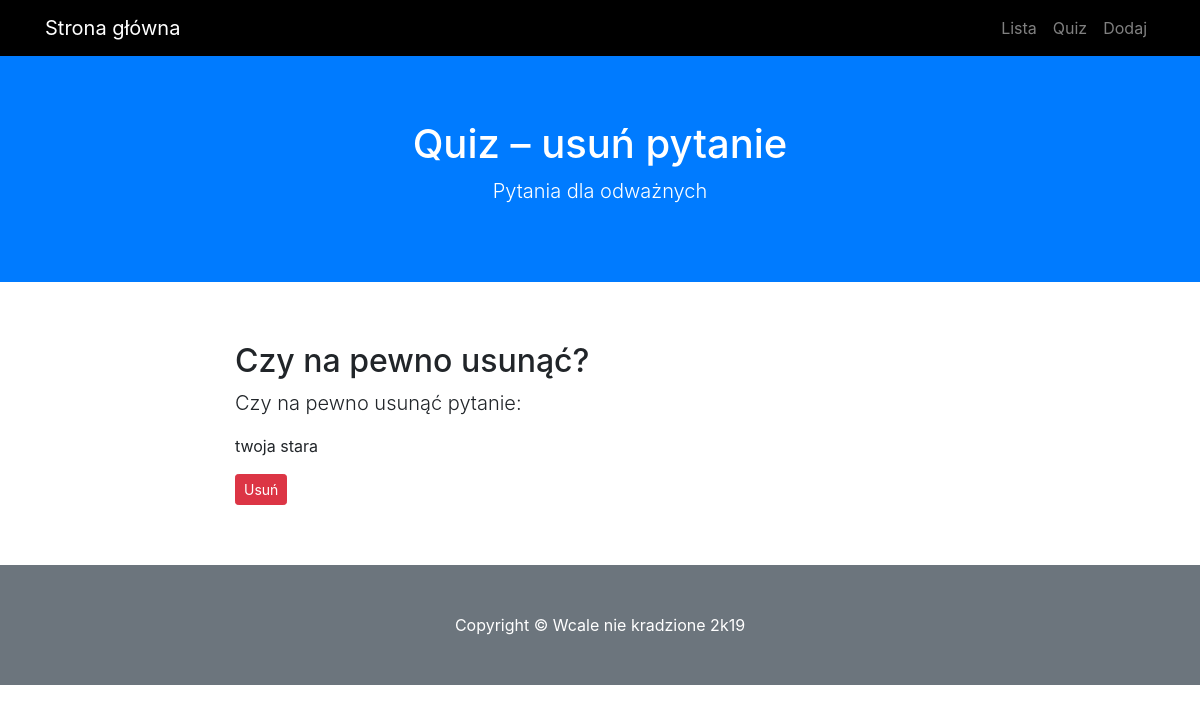
Before: /usun/5 with the older database file.
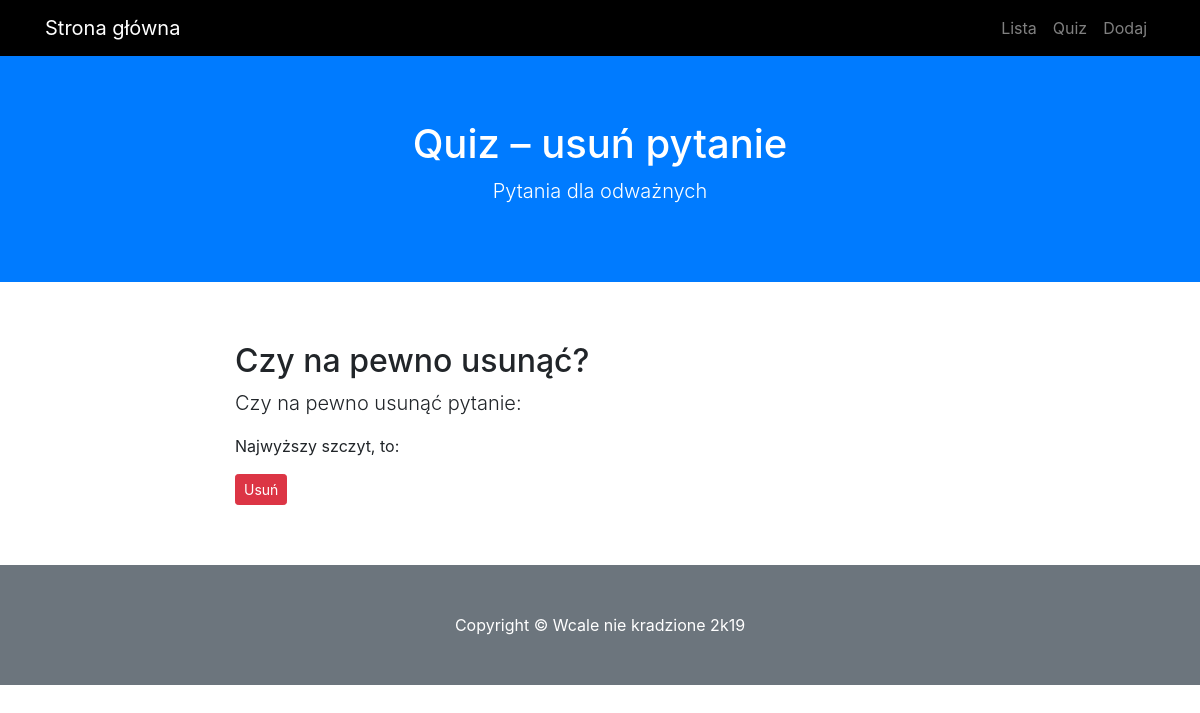
After: the same page with the newer database file.
### modele.py (models this page shows)
class BazaModel(Model):
    class Meta:
        database = baza

class Pytanie(BazaModel):
    pytanie = CharField(null=False)
    kategoria = ForeignKeyField(Kategoria, related_name='pytania')

### views.py (the view)
@app.route('/usun/<int:pid>', methods=['GET', 'POST'])
def usun(pid):
    p = get_or_404(pid)
    if request.method == 'POST':
        flash('Usunięto pytanie {}'.format(p.pytanie), 'sukces')
        for o in Odpowiedz.select().where(Odpowiedz.pytanie == p.id):
            o.delete_instance()
        p.delete_instance()
        return redirect(url_for('index'))
    return render_template('pytanie_usun.html', pytanie=p)

### app.py (called while the page is built)
@app.before_request
def before_request():
    g.db = baza
    g.db.connect(reuse_if_open=True)

@app.after_request
def after_request(response):
    g.db.close()
    return response

### views.py (called while the page is built)
def get_or_404(pid):
    try:
        p = Pytanie.get_by_id(pid)
        return p
    except Pytanie.DoesNotExist:
        abort(404)

### templates/pytanie_usun.html (shortened to what this page needs)
{% extends "szablon.html" %}
{% block h1 %}Quiz – usuń pytanie{% endblock %}
{% block tresc %}
    <h2>Czy na pewno usunąć?</h2>
    <form method="POST" action="{{ url_for('usun', pid=pytanie.id) }}">
    <p class="lead">Czy na pewno usunąć pytanie:</p>
    <p>{{ pytanie.pytanie }}</p>
    <input type="submit" class="btn btn-sm btn-danger" value="Usuń">
    </form>
{% endblock %}

Changed rows visible on the page:
changed Pytanie: pytanie "twoja stara" → "Najwyższy szczyt, to:"
